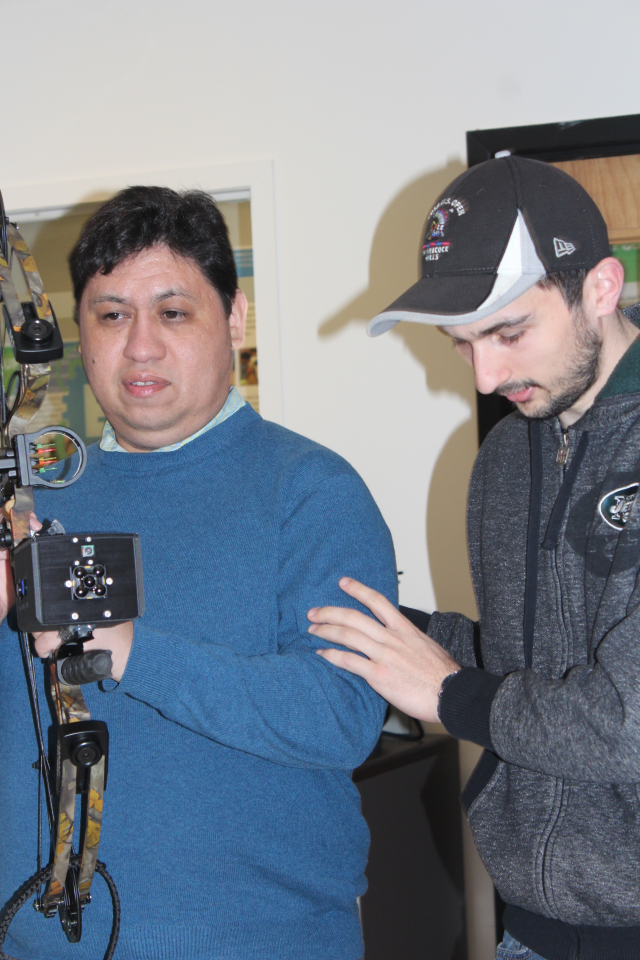
#> input picture pictures/Joe_and_Kevin.JPG, 1280 x 1920 px, given in place of the camera (shown at 1/2 size)
$ python detect.py --image ../pictures/Joe_and_Kevin.JPG --imagedir ../pictures
#> lines starting #> are read from the running program, lines starting #| are printed output that depends on the picture; after the words box and inside, x2 and y2 are one past the last pixel; in counts of white or black regions, pixels touching at a corner belong together
import cv2
import numpy as np
import os
import argparse
import copy

"""
To run me:
python3 detect.py --imagedir some/directory/
    where some/directory contains images named like "img-#.xxx"
or if u only want to test one images (not batch mode)
python3 detect.py --image some_image.jpg
"""

class imageProcessor:
    """
    Defines the target colors to extract from
    Need to gather test images to determine which colors are the most foriving
    In other words, we need to find out which colors we need as a minimum
    to get a reasonable true positive rate, while maintaining a low
    false positive rate.
    """
    colorSpace = [
        ([28, 28, 118], [96, 96, 255]), # DETECT RED
        ([100, 80, 0], [180, 140, 90]) # DETECT BLUE
        # ([0, 0, 0], [0, 0, 0]), # init
    ]

    def __init__(self):
        """
        Parse command line args, parse images or image directory accordingly
        This is where we would end up incorporating video stream as an option
        """
        args = self.parseArguments()
        self.args = args
        if args["imagedir"] is None and not args["v"]:
            self.master(self.loadImage(args["image"]))
        elif args["v"] is None and not args["v"]:
            for subdir in os.walk(os.path.join(os.getcwd(), args["imagedir"])):
                for thing in subdir[2]:
                    if "img-" in thing:
                        self.master(self.loadImage("img/pos/" + thing))
        else:
            cap = cv2.VideoCapture(0)
            if (cap.isOpened() == False):
                print("Error opening video stream or file")
                exit(1)
            self.videoProc(cap)
        # [6 lines of commented-out code are left out]

    def master(self, image):
        out = self.colorProc(image) # generate color filtered image
        out = self.circleProc(out)
        cv2.imshow("diff", np.hstack([image, out]))
        cv2.waitKey(0)

    def videoProc(self, cap):
        # https://www.learnopencv.com/read-write-and-display-a-video-using-opencv-cpp-python/
        while(cap.isOpened()):
            ret, frame = cap.read()
#> frame is the input picture: shape (1920, 1280, 3); mean B, G, R 137.7, 126.8, 119.4
            frame_ = copy.deepcopy(frame)
            frame = self.colorProc(frame)
            outFrame = self.circleProc(frame, frame_)
            if ret == True:
                try:
                    outFrame = cv2.resize(outFrame, dsize=None, fx=0.4, fy=0.4)
                    cv2.imshow('Frame',outFrame)
                    if cv2.waitKey(25) & 0xFF == ord('q'):
                        break
                except:
                    pass
            else:
                break
        cap.release()
        cv2.destroyAllWindows()

    def testColorSpaces(self, cap):
        # https://www.learnopencv.com/read-write-and-display-a-video-using-opencv-cpp-python/
        ii = 0
        while(cap.isOpened()):
            # if ii % 10 is 0:
            self.iterateColors()
            ret, frame = cap.read()
            frame_ = copy.deepcopy(frame)
            frame = self.colorProc(frame)
            # outFrame = self.circleProc(frame, frame_)
            if ret == True:
                try:
                    cv2.imshow('Frame',frame)
                    if cv2.waitKey(25) & 0xFF == ord('q'):
                        break
                except:
                    pass
            else:
                break
            ii += 1
        cap.release()
        cv2.destroyAllWindows()

    def iterateColors(self):
        print(self.colorSpace)
        if self.colorSpace[0][1][2] < 255:
            self.colorSpace[0][1][2] += 1 # raise red ceiling
        else:
            self.colorSpace[0][0][2] += 1 # raise red floor
        print(self.colorSpace)

    def parseArguments(self):
        """
        Initialize argparse, process user arguments
        """
        ap = argparse.ArgumentParser()
        ap.add_argument("-i", "--image", help = "Path to the image")
        ap.add_argument("-id", "--imagedir", help = "Path to the imagedir")
        ap.add_argument("-v", action='store_true', help = "video mode")
        ap.add_argument("-d", action='store_true', help = "debug mode")
        return vars(ap.parse_args())

    def loadImage(self, imagePath, zero=None):
        if zero is None:
            return cv2.imread(imagePath) # load img
        else:
            return cv2.imread(imagePath, 0) # load img

    def colorProc(self, image):
        """
        Iterate thru all target colors to extract
        TODO: finish me
        """
        curImg = None
        for colorVector in self.colorSpace:
            output = self.colorStrip(image, colorVector)
            if curImg is None:
                curImg = output
            else:
                curImg = curImg + output
#> this loop made 2 passes
#> pass 1, in colorStrip, `mask = cv2.inRange(image, lower, upper)`:
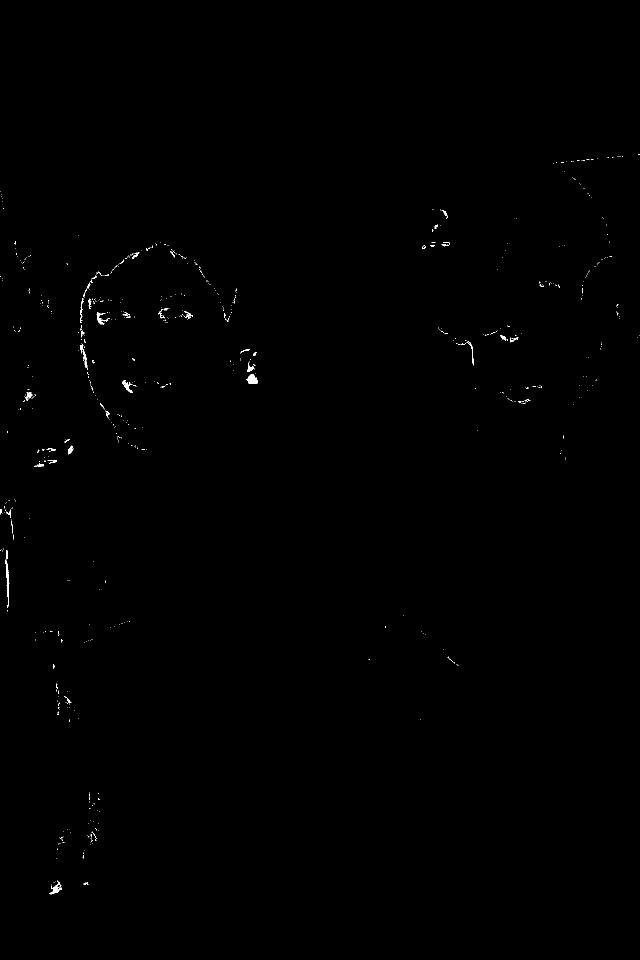
#> mask: shape (1920, 1280) (shown at 1/2 size); 0.2% white; 637 white regions (595 under 20 px), largest, box (x1, y1, x2, y2) and area: (492, 748, 515, 768) 305, (11, 1119, 19, 1216) 303, (99, 1762, 124, 1789) 228
#> pass 2, in colorStrip (call 2), `mask = cv2.inRange(image, lower, upper)`:
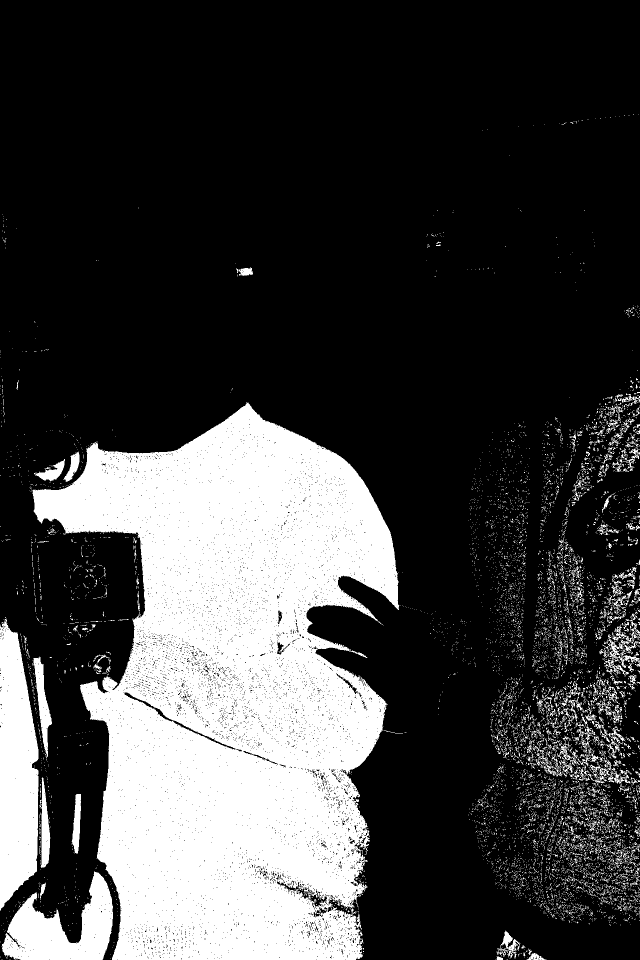
#> mask: shape (1920, 1280) (shown at 1/2 size); 25.7% white; 8597 white regions (8230 under 20 px), largest, box (x1, y1, x2, y2) and area: (65, 805, 799, 1920) 517710, (0, 1237, 77, 1822) 34187, (4, 1742, 226, 1920) 20492
#> pass 2, in colorProc, `output = self.colorStrip(image, colorVector)`:
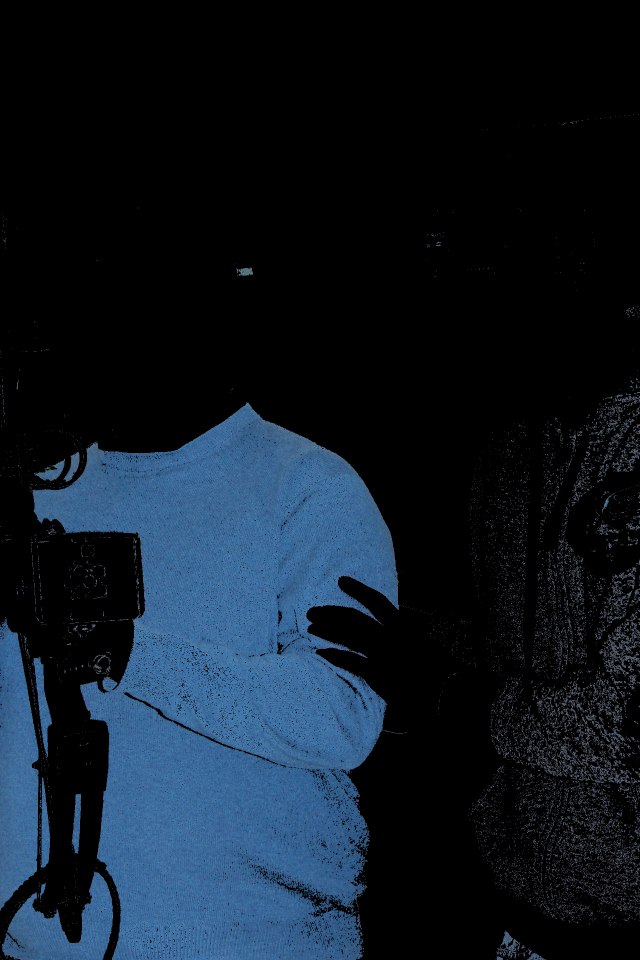
#> output: shape (1920, 1280, 3) (shown at 1/2 size); mean B, G, R 37.9, 26.5, 15.7
        return curImg

    def colorStrip(self, image, bgrVals):
        """
        Receives an image and RGB array definition. Applies masking
        to image using bgrVals (if x,y pixel in image is in bgrVals range,
        keep it, else discard)
        :param image: image, expected result from self.loadImage(...)
        :param bgrVals: [[Bmin, Gmin, Rmin], [Bmax, Gmax, Rmax]] (0-255)
        :return: image
        """
        lower = np.array(bgrVals[0], dtype = "uint8")
        upper = np.array(bgrVals[1], dtype = "uint8")
        mask = cv2.inRange(image, lower, upper)
        return cv2.bitwise_and(image, image, mask = mask)

    def circleProc(self, image, ogFrame=None):
        """
        TODO: this is literal garbage
        ripped from https://www.pyimagesearch.com/2014/07/21/detecting-circles-images-using-opencv-hough-circles/
        """
        # detect circles in the image
        output = image.copy()
        gray = cv2.cvtColor(image, cv2.COLOR_BGR2GRAY)
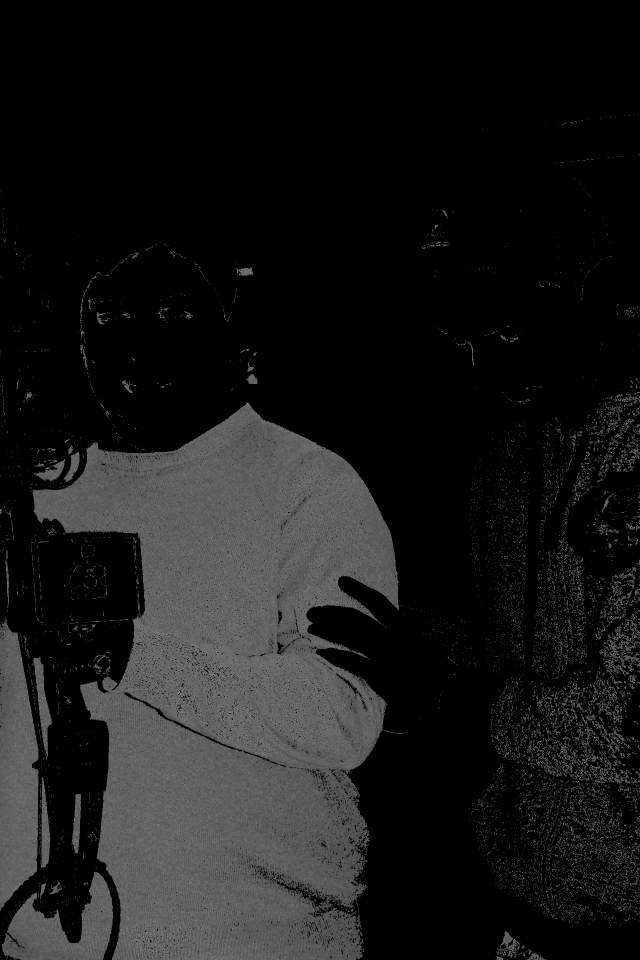
#> gray: shape (1920, 1280) (shown at 1/2 size); min 0, max 132, mean 24.8

        if ogFrame is None:
            ogFrame = output

        circles = cv2.HoughCircles(gray, cv2.HOUGH_GRADIENT, dp=2.0, minDist=240, param1=400, param2=130, minRadius=0, maxRadius=180)
#> circles = [[1089, 1355, 174.4], [1047, 1637, 167.8], [505, 1351, 134.8], [1201, 1137, 79.8]]
        # circles = cv2.HoughCircles(gray, cv2.HOUGH_GRADIENT, dp=2.0, minDist=240, param1=400, param2=200, minRadius=0, maxRadius=180)
        # circles = cv2.HoughCircles(gray, cv2.HOUGH_GRADIENT, dp=2.0, minDist=20, param1=300, param2=15, minRadius=0, maxRadius=0)

        # ensure at least some circles were found
        if circles is not None:
            # convert the (x, y) coordinates and radius of the circles to integers
            circles = np.round(circles[0, :]).astype("int")
#> circles = [[1089, 1355, 174], [1047, 1637, 168], [505, 1351, 135], [1201, 1137, 80]]

            # loop over the (x, y) coordinates and radius of the circles
            for (x, y, r) in circles:
                # draw the circle in the output image, then draw a rectangle
                # corresponding to the center of the circle
                cv2.circle(output, (x, y), r, (0, 255, 0), 4)
                cv2.rectangle(output, (x - 5, y - 5), (x + 5, y + 5), (0, 128, 255), -1)
#> this loop made 4 passes
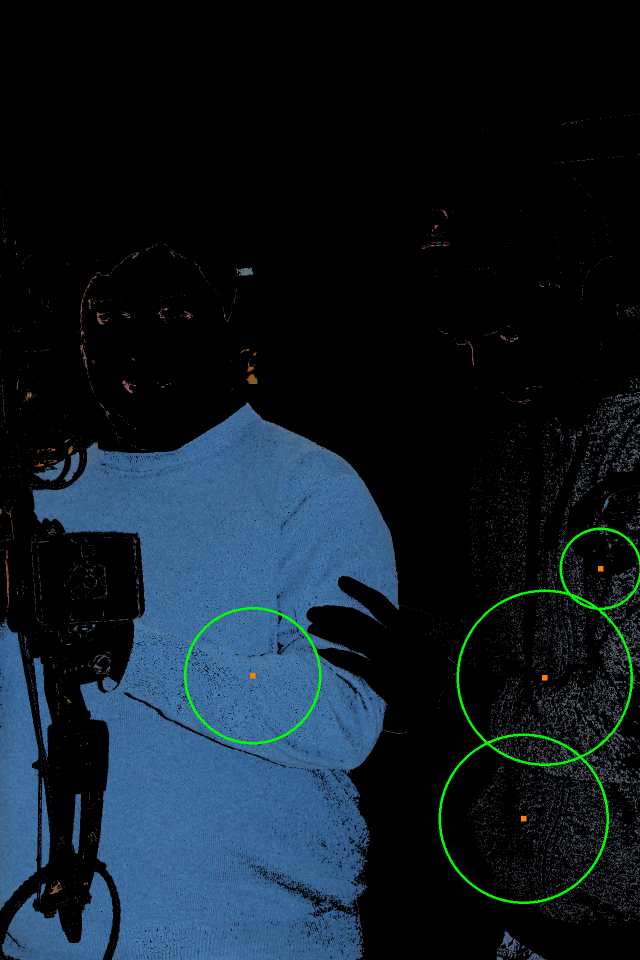
#> output: shape (1920, 1280, 3) (shown at 1/2 size); mean B, G, R 37.7, 28.2, 15.8

            return output
            # show the output image
            # if self.args["d"] is False:
            #     return output
            # return output
        else:
            print("no circles")
            return None

if __name__ == "__main__":
    lol = imageProcessor()
#> in videoProc, `outFrame = cv2.resize(outFrame, dsize=None, fx=0.4, fy=0.4)`:
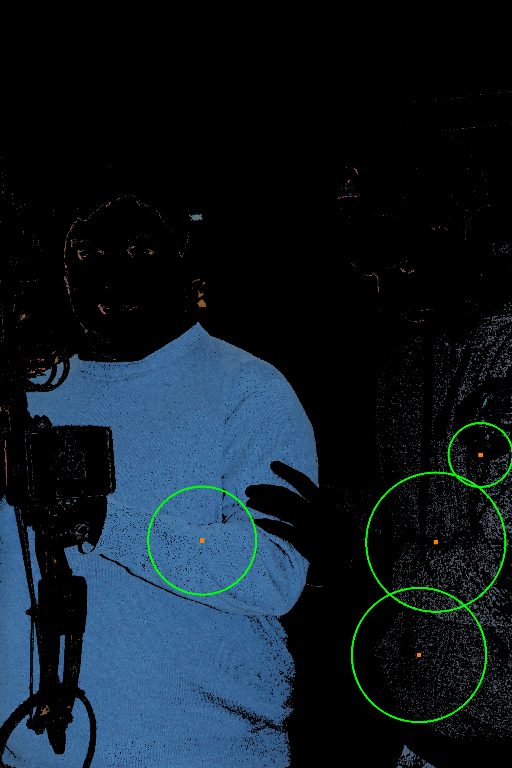
#> outFrame: shape (768, 512, 3); mean B, G, R 37.7, 28.2, 15.8
#> (key q is pressed here)

$ run again, on pictures/NuNews.jpg
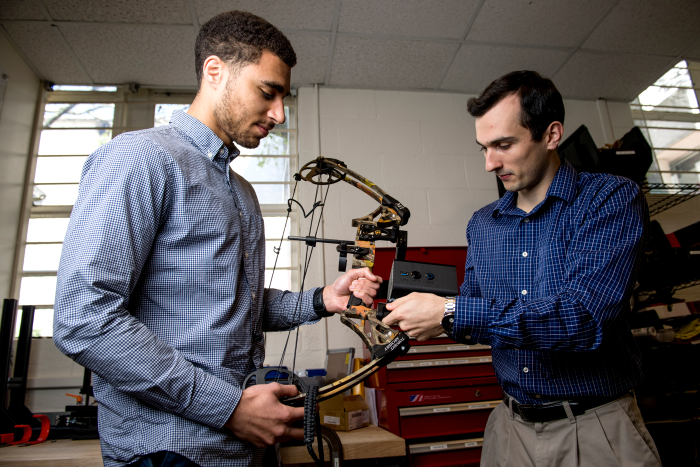
#> input picture pictures/NuNews.jpg, 1400 x 933 px, given in place of the camera (shown at 1/2 size)
#> in videoProc, frame is the input picture: shape (933, 1400, 3); mean B, G, R 90.3, 88.9, 95.3
#> circles = [[1083, 435, 137]]
#> the loop in circleProc, `for (x, y, r) in circles:` made 1 pass
#> after the loop in circleProc, `for (x, y, r) in circles:`:
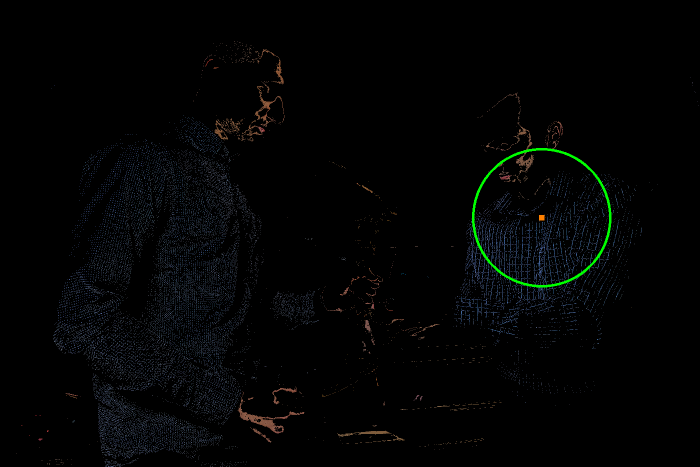
#> output: shape (933, 1400, 3) (shown at 1/2 size); mean B, G, R 3.6, 3.8, 2.7
#> in videoProc, `outFrame = cv2.resize(outFrame, dsize=None, fx=0.4, fy=0.4)`:
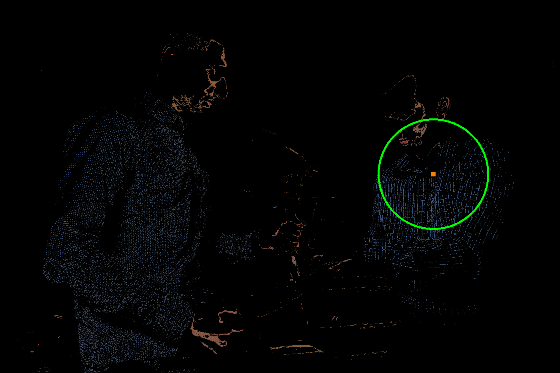
#> outFrame: shape (373, 560, 3); mean B, G, R 3.6, 3.8, 2.7

$ run again, on pictures/bow_with_target.jpg
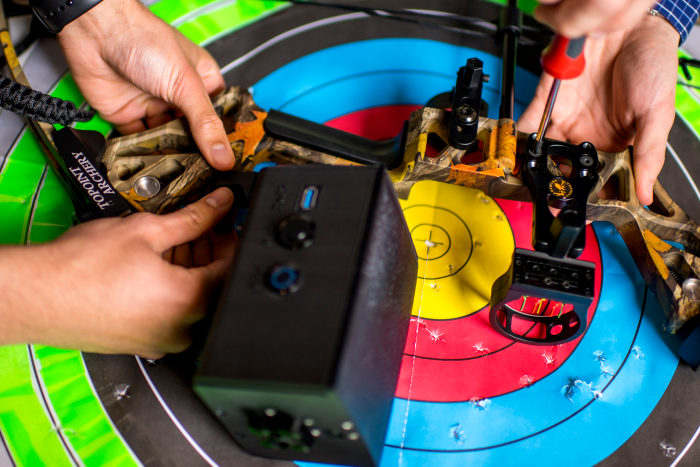
#> input picture pictures/bow_with_target.jpg, 1400 x 933 px, given in place of the camera (shown at 1/2 size)
#> in videoProc, frame is the input picture: shape (933, 1400, 3); mean B, G, R 78.2, 98, 97.2
#> in circleProc, `circles = cv2.HoughCircles(gray, cv2.HOUGH_GRADIENT, dp=2.0, minDist=2..`: circles = [[927, 703, 99.6]]
#> in circleProc, `circles = np.round(circles[0, :]).astype("int")`: circles = [[927, 703, 100]]
#> the loop in circleProc, `for (x, y, r) in circles:` made 1 pass
#> after the loop in circleProc, `for (x, y, r) in circles:`:
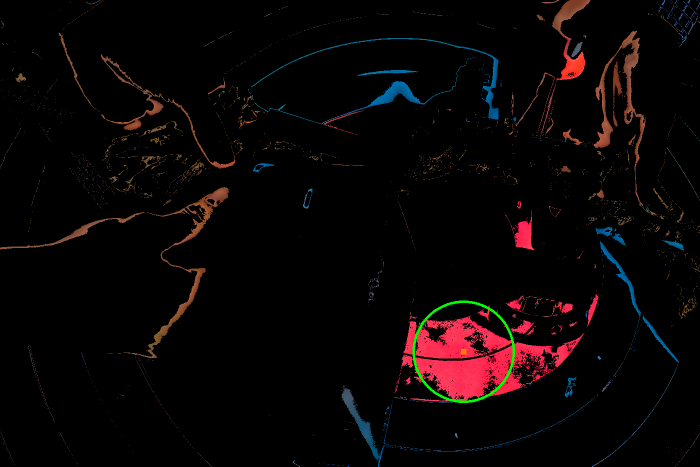
#> output: shape (933, 1400, 3) (shown at 1/2 size); mean B, G, R 4.9, 4.7, 9.6
#> in videoProc, `outFrame = cv2.resize(outFrame, dsize=None, fx=0.4, fy=0.4)`:
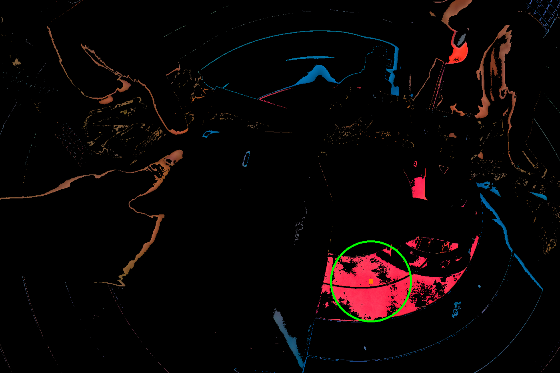
#> outFrame: shape (373, 560, 3); mean B, G, R 4.9, 4.7, 9.6
